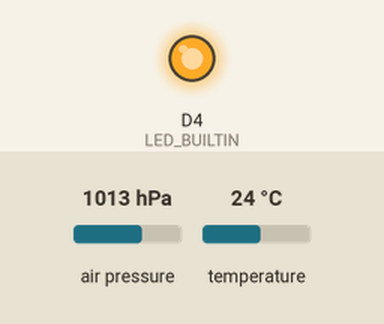
This sketch was run on a simulated ESP8266 (NodeMCU). Shown: output pins drawn as LEDs (lit = HIGH, except the on-board LED, lit = LOW). The inputs (shaded band) are chosen by the test bench; at power-on: air pressure 1013 hPa, temperature 24 °C. WiFi joins after 1.5 s; servers stay silent unless stated; uploads are accepted with an empty reply; what the sketch prints to the serial monitor is not drawn.

Above: at 1.9 s.
At 7.1 s:
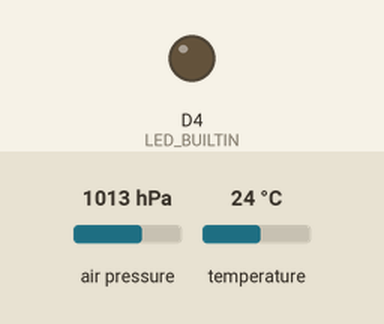
Timing chart, 0 to 15.3 s (numbered marks = the images above):
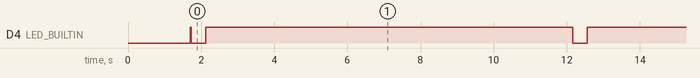

Measured:
- by itself, D4 (LED_BUILTIN): alternates HIGH for 10.0 s and LOW for 0.40 s

The sketch:

kinto-BMP180.ino
```cpp
/*
  send data from an Adafruit BMP180 pressure and temperature sensor to Kinto
*/

// libraries
#include <ESP8266WiFi.h>
#include <DNSServer.h>
#include <ESP8266WebServer.h>
#include <WiFiManager.h>
#include <ESP8266HTTPClient.h>

// Kinto library
#include "Kinto.h"

// Adafruit libraries
#include <Wire.h>
#include <Adafruit_Sensor.h>
#include <Adafruit_BMP085_U.h>

// Kinto object creation
Kinto kinto(
  "https://kinto.dev.mozaws.net/v1", // server url
  "login",                           // login
  "password",                        // password
  "default",                         // bucket
  "sensors",                         // collection
  "CF:8A:24:95:49:F0:5A:1F:3B:EB:15:C0:72:F4:C9:D6:19:3F:EC:FB" // server ssl fingerprint needed for a HTTPS connection
);

Adafruit_BMP085_Unified bmp = Adafruit_BMP085_Unified(10085);


void setup() {
  // WiFiManager
  WiFiManager wifiManager;
  wifiManager.autoConnect("ESP8266");

  /* Initialise the sensor */
  if (!bmp.begin())
  {
    /* There was a problem detecting the BMP085 ... check your connections */
    kinto.post("board", "error");
    while (1);
  }

  // send a message on start
  kinto.post("board", "on");
}

void loop() {
  /* Get a new sensor event */
  sensors_event_t event;
  bmp.getEvent(&event);

  /* Display the results (barometric pressure is measure in hPa) */
  if (event.pressure)
  {
    /* Display atmospheric pressue in hPa */
    kinto.post("pressure", String(event.pressure));

    /* First we get the current temperature from the BMP085 */
    float temperature;
    bmp.getTemperature(&temperature);
    kinto.post("temperature", String(temperature));
  }
  else
  {
    kinto.post("board", "error");
  }
  delay(10000);
}
```

Kinto.h
```cpp
/*

*/

class Kinto {
  public:

    Kinto(char* server, char* token, char* secret, char* bucket, char* collection, char* fingerprint = "")
    {
      strcpy(this->server, server);
      strcpy(this->fingerprint, fingerprint);
      strcpy(this->token, token);
      strcpy(this->secret, secret);
      strcpy(this->bucket, bucket);
      strcpy(this->collection, collection);
      this->url = String(server) + "/buckets/" + String(bucket) + "/collections/" + String(collection) + "/records";

      pinMode(LED_BUILTIN, OUTPUT);
      digitalWrite(LED_BUILTIN, HIGH);
    };

    void post(String key, String value) {
      digitalWrite(LED_BUILTIN, LOW);

      String json = "{\"data\": {\"key\": \"" + key + "\", \"value\": \"" + value + "\"}}";
      Serial.print(url);
      HTTPClient http;
      if (server[4] == 's') {
        http.begin(url, fingerprint);
      }
      else {
        http.begin(url);
      }
      http.addHeader("Content-Type", "application/json");
      http.setAuthorization(token, secret);
      http.POST(json);
      http.end();

      digitalWrite(LED_BUILTIN, HIGH);
    };

  private:

    char server[100];
    char fingerprint[100];
    char token[100];
    char secret[100];
    char bucket[100];
    char collection[100];
    String url;
};
```
